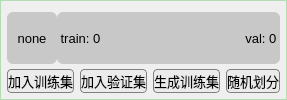
       <widget class="QGroupBox" name="groupBox_2">
        <property name="styleSheet">
         <string notr="true">QGroupBox{border: 1px solid  rgb(180, 220, 180);}</string>
        </property>
        <property name="title">
         <string/>
        </property>
        <layout class="QVBoxLayout" name="verticalLayout_15">
         <property name="spacing">
          <number>0</number>
         </property>
         <property name="leftMargin">
          <number>6</number>
         </property>
         <property name="topMargin">
          <number>6</number>
         </property>
         <property name="rightMargin">
          <number>6</number>
         </property>
         <property name="bottomMargin">
          <number>6</number>
         </property>
         <item>
          <layout class="QHBoxLayout" name="horizontalLayout_13">
           <property name="spacing">
            <number>0</number>
           </property>
           <property name="leftMargin">
            <number>0</number>
           </property>
           <property name="topMargin">
            <number>5</number>
           </property>
           <property name="rightMargin">
            <number>0</number>
           </property>
           <property name="bottomMargin">
            <number>5</number>
           </property>
           <item>
            <widget class="LabelTrainVal" name="label_train_val">
             <property name="sizePolicy">
              <sizepolicy hsizetype="Fixed" vsizetype="Preferred">
               <horstretch>0</horstretch>
               <verstretch>0</verstretch>
              </sizepolicy>
             </property>
             <property name="minimumSize">
              <size>
               <width>50</width>
               <height>0</height>
              </size>
             </property>
             <property name="font">
              <font>
               <pointsize>10</pointsize>
              </font>
             </property>
             <property name="contextMenuPolicy">
              <enum>Qt::NoContextMenu</enum>
             </property>
             <property name="toolTip">
              <string/>
             </property>
             <property name="styleSheet">
              <string notr="true">background-color: rgb(200, 200, 200);
border-radius: 6px;

</string>
             </property>
             <property name="frameShape">
              <enum>QFrame::NoFrame</enum>
             </property>
             <property name="text">
              <string>none</string>
             </property>
             <property name="alignment">
              <set>Qt::AlignCenter</set>
             </property>
            </widget>
           </item>
           <item>
            <widget class="LabelTrainBar" name="label_train">
             <property name="minimumSize">
              <size>
               <width>0</width>
               <height>25</height>
              </size>
             </property>
             <property name="font">
              <font>
               <pointsize>10</pointsize>
              </font>
             </property>
             <property name="styleSheet">
              <string notr="true">background-color: rgb(200, 200, 200);
border-top-left-radius: 6px;
border-bottom-left-radius: 6px;
</string>
             </property>
             <property name="text">
              <string> train: 0</string>
             </property>
            </widget>
           </item>
           <item>
            <widget class="LabelValBar" name="label_val">
             <property name="minimumSize">
              <size>
               <width>0</width>
               <height>25</height>
              </size>
             </property>
             <property name="font">
              <font>
               <pointsize>10</pointsize>
              </font>
             </property>
             <property name="styleSheet">
              <string notr="true">background-color: rgb(200, 200, 200);
border-top-right-radius: 6px;
border-bottom-right-radius: 6px;</string>
             </property>
             <property name="text">
              <string>val: 0 </string>
             </property>
             <property name="alignment">
              <set>Qt::AlignRight|Qt::AlignTrailing|Qt::AlignVCenter</set>
             </property>
            </widget>
           </item>
          </layout>
         </item>
         <item>
          <layout class="QHBoxLayout" name="horizontalLayout_27">
           <property name="spacing">
            <number>6</number>
           </property>
           <property name="leftMargin">
            <number>0</number>
           </property>
           <property name="rightMargin">
            <number>0</number>
           </property>
           <item>
            <widget class="QPushButton" name="pushButton_goto_train">
             <property name="enabled">
              <bool>true</bool>
             </property>
             <property name="minimumSize">
              <size>
               <width>0</width>
               <height>24</height>
              </size>
             </property>
             <property name="font">
              <font>
               <pointsize>10</pointsize>
              </font>
             </property>
             <property name="styleSheet">
              <string notr="true">QPushButton
{background-color: rgb(235, 235, 235);
border: 1px solid gray;
border-radius: 4px;
}
 QPushButton:hover {
            background-color:  rgb(225, 225, 225);
}

 QPushButton:pressed {
            background-color:  rgb(215, 215, 215);
        }        
</string>
             </property>
             <property name="text">
              <string>加入训练集</string>
             </property>
            </widget>
           </item>
           <item>
            <widget class="QPushButton" name="pushButton_goto_val">
             <property name="enabled">
              <bool>true</bool>
             </property>
             <property name="minimumSize">
              <size>
               <width>0</width>
               <height>24</height>
              </size>
             </property>
             <property name="font">
              <font>
               <pointsize>10</pointsize>
              </font>
             </property>
             <property name="styleSheet">
              <string notr="true">QPushButton
{background-color: rgb(235, 235, 235);
border: 1px solid gray;
border-radius: 4px;
}
 QPushButton:hover {
            background-color:  rgb(225, 225, 225);
}

 QPushButton:pressed {
            background-color:  rgb(215, 215, 215);
        }        
</string>
             </property>
             <property name="text">
              <string>加入验证集</string>
             </property>
            </widget>
           </item>
           <item>
            <widget class="QPushButton" name="pushButton_generate_train">
             <property name="enabled">
              <bool>true</bool>
             </property>
             <property name="minimumSize">
              <size>
               <width>0</width>
               <height>24</height>
              </size>
             </property>
             <property name="font">
              <font>
               <pointsize>10</pointsize>
              </font>
             </property>
             <property name="toolTip">
              <string>将已标注的、非验证集的数据全部加入到训练集</string>
             </property>
             <property name="styleSheet">
              <string notr="true">QPushButton
{background-color: rgb(235, 235, 235);
border: 1px solid gray;
border-radius: 4px;
}
 QPushButton:hover {
            background-color:  rgb(225, 225, 225);
}

 QPushButton:pressed {
            background-color:  rgb(215, 215, 215);
        }        
</string>
             </property>
             <property name="text">
              <string>生成训练集</string>
             </property>
            </widget>
           </item>
           <item>
            <widget class="QPushButton" name="pushButton_random_split">
             <property name="enabled">
              <bool>true</bool>
             </property>
             <property name="minimumSize">
              <size>
               <width>0</width>
               <height>24</height>
              </size>
             </property>
             <property name="font">
              <font>
               <pointsize>10</pointsize>
              </font>
             </property>
             <property name="toolTip">
              <string>将已标注的数据随机划分成训练集和验证集</string>
             </property>
             <property name="styleSheet">
              <string notr="true">QPushButton
{background-color: rgb(235, 235, 235);
border: 1px solid gray;
border-radius: 4px;
}
 QPushButton:hover {
            background-color:  rgb(225, 225, 225);
}

 QPushButton:pressed {
            background-color:  rgb(215, 215, 215);
        }        
   
</string>
             </property>
             <property name="text">
              <string>随机划分</string>
             </property>
            </widget>
           </item>
          </layout>
         </item>
        </layout>
       </widget>
